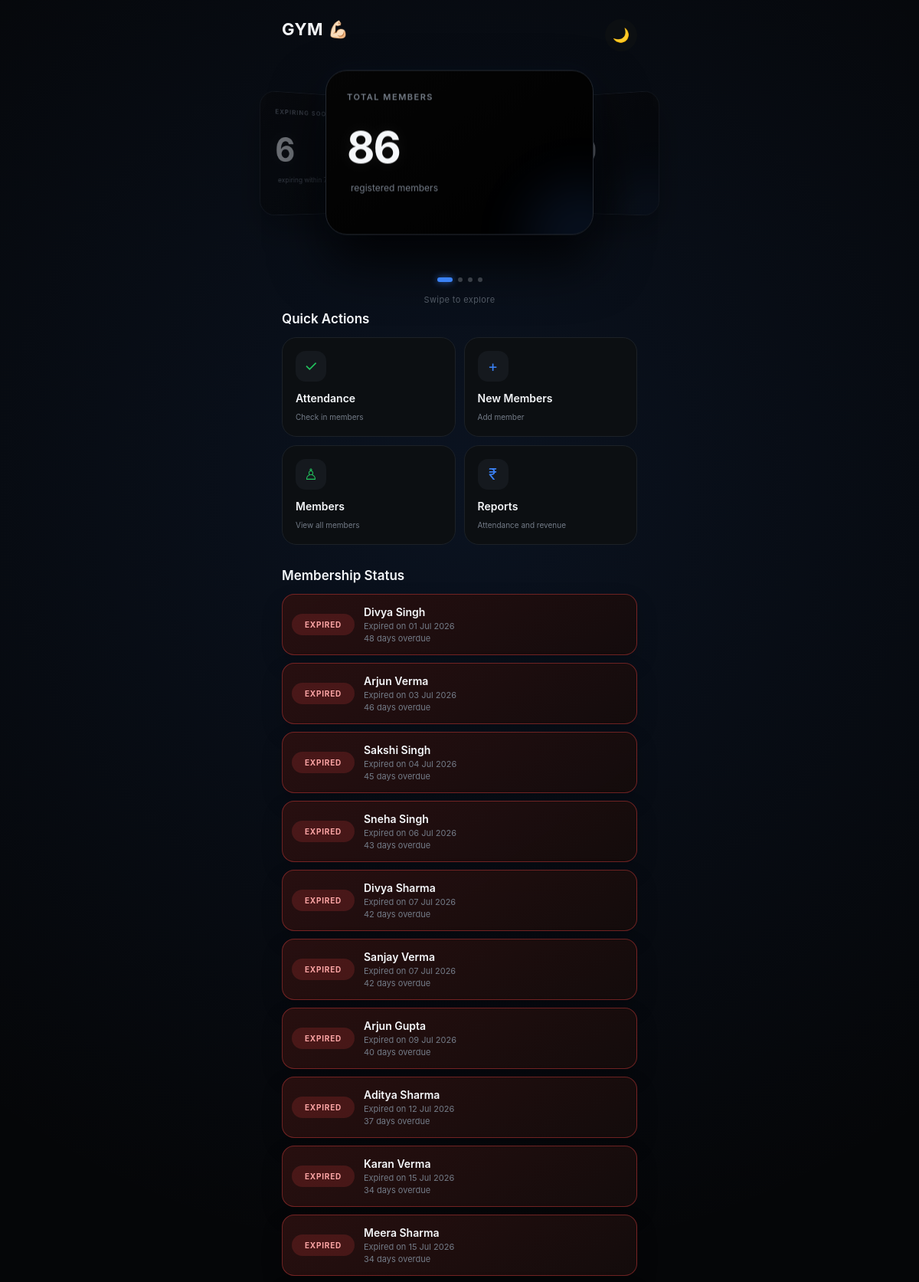
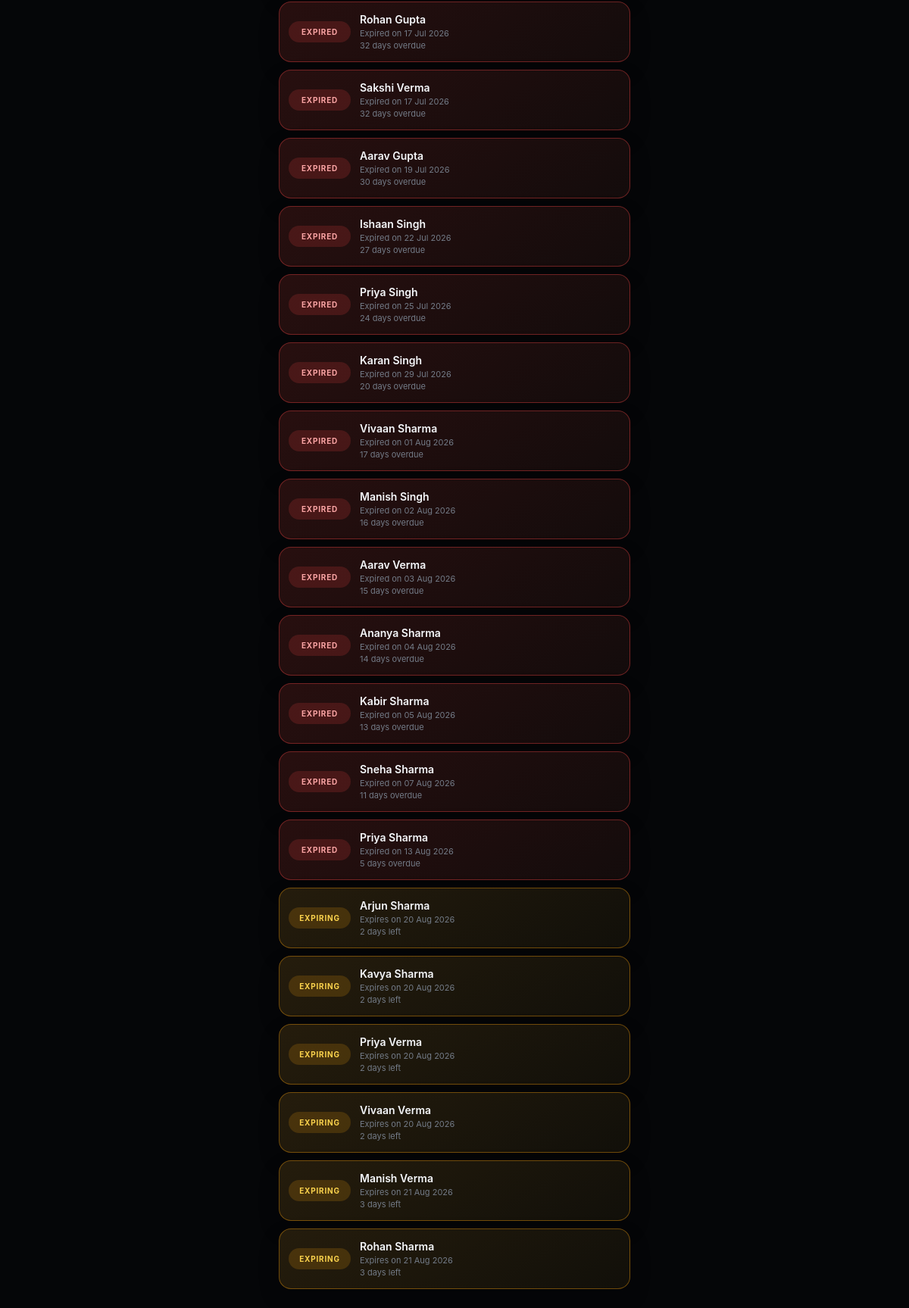
/ (signed in, upper part), run on the app's committed database (2 pictures, top to bottom).
### models.py (models this page shows, shortened)
class Member(db.Model):
    __tablename__ = "member"
    id = db.Column(db.Integer, primary_key=True)
    owner_id = db.Column(
        db.Integer,
        db.ForeignKey("gym_owner.id"),
        nullable=False,
        index=True
    )
    name = db.Column(db.String(100), nullable=False)
    address = db.Column(db.String(150), nullable=False)
    phone = db.Column(db.String(15), nullable=False)
    join_date = db.Column(db.Date, nullable=False)
    notes = db.Column(db.Text)
    membership_active = db.Column(db.Boolean, default=True, nullable=False)
    deactivated_on = db.Column(db.Date, nullable=True)
    current_plan_id = db.Column(
        db.Integer,
        db.ForeignKey("membership_plan.id")
    )
    current_plan = db.relationship("MembershipPlan", foreign_keys=[current_plan_id])
    membership_start = db.Column(db.Date)
    membership_expiry = db.Column(db.Date)
    memberships = db.relationship(
        "Membership",
        backref="member",
        lazy=True,
        cascade="all, delete-orphan"
    )
    attendance = db.relationship(
        "Attendance",
        backref="member",
        lazy=True,
        cascade="all, delete-orphan"
    )
    __table_args__ = (
        db.UniqueConstraint(
            "owner_id",
            "name",
            name="uq_owner_member_name"
        ),
    )

### routes/members.py (the view)
@members_bp.route("/")
def index():
    if current_user.is_authenticated:
        if current_user.username == config.admin["username"]:
            return redirect("/admin")
        elif date.today() > current_user.payment_due_date:
            logout_user()
            return redirect(url_for("members.plan_over"))
        today = date.today()
        month_start = today.replace(day=1)
        total_members = Member.query.filter_by(owner_id=current_user.id).count()
        monthly_revenue = db.session.query(func.sum(Membership.amount_paid)).join(Member).filter(
            Member.owner_id == current_user.id,
            Membership.payment_date >= month_start,
            Membership.payment_date <= today,
        ).scalar() or 0
        today_attendance = Attendance.query.join(Member).filter(
            Member.owner_id == current_user.id,
            Attendance.attendance_date == today,
        ).count()
        expired_members = Member.query.filter(
            Member.owner_id == current_user.id,
            Member.membership_expiry < today,
        ).order_by(Member.membership_expiry.asc(), Member.name.asc()).all()
        expiring_soon = Member.query.filter(
            Member.owner_id == current_user.id,
            Member.membership_active.is_(True),
            Member.membership_expiry >= today,
            Member.membership_expiry <= today + relativedelta(days=7),
        ).order_by(Member.membership_expiry.asc(), Member.name.asc()).all()
        return render_template(
            "home.html", active_page="home", total_members=total_members,
            monthly_revenue=monthly_revenue, today_attendance=today_attendance,
            expiring_soon=len(expiring_soon), expired_members=expired_members,
            expiring_members=expiring_soon, today=today,
        )
    return render_template("index.html")

### main.py (called while the page is built)
def create_app():
    app = Flask(__name__)
    app.secret_key = "ppp"
    app.config["SQLALCHEMY_DATABASE_URI"] = "sqlite:///gym.db"
    app.config["SQLALCHEMY_TRACK_MODIFICATIONS"] = False
    db.init_app(app)
    init_scheduler(app)
    login_manager = LoginManager()
    login_manager.init_app(app)
    login_manager.login_view = "auth.login"
    @login_manager.user_loader
    def load_user(user_id):
        return db.session.get(GymOwner, int(user_id))
    from routes.admin import admin_bp
    from routes.auth import auth_bp
    from routes.members import members_bp
    from routes.settings import settings_bp
    app.register_blueprint(auth_bp)
    app.register_blueprint(members_bp)
    app.register_blueprint(settings_bp)
    app.register_blueprint(admin_bp)
    return app

### templates/home.html (shortened to what this page needs)
{% extends "components/base.html" %}
{% block head%}
<link rel="stylesheet" href="{{ url_for('static', filename='css/home.css') }}">
{% endblock %}
{% block body %}
<header class="header">
  <h1>GYM 💪🏻</h1>
  <button id="themeBtn" onclick="toggleTheme()">🌙</button>
</header>
<section class="showcase" id="showcase">
  <div class="showcase-stage">
    <div class="stat-card active">
      <div class="stat-label">TOTAL MEMBERS</div>
      <div class="stat-number">{{total_members}}</div>
      <div class="stat-growth green">
        <span> registered members </span>
      </div>
    </div>
    <div class="stat-card">
      <div class="stat-label">MONTHLY REVENUE</div>
      <div class="stat-number">₹{{ monthly_revenue }}</div>
      <div class="stat-growth green">
        <span> payments this month </span>
      </div>
    </div>
    <div class="stat-card">
      <div class="stat-label">EXPIRING SOON</div>
      <div class="stat-number">{{ expiring_soon }}</div>
      <div class="stat-growth green">
        <span> expiring within 7 days </span>
      </div>
    </div>
  </div>
  <div class="showcase-dots">
    <span class="dot active"></span>
    <span class="dot"></span>
    <span class="dot"></span>
    <span class="dot"></span>
  </div>
  <p class="swipe-hint">Swipe to explore</p>
</section>
<section class="quick-section">
  <div class="section-title">
    <h2>Quick Actions</h2>
  </div>
  <div class="actions">
    <a href="attendance" class="action-card">
      <div class="icon green-icon">✓</div>
      <div>
        <span> Attendance </span>
        <small> Check in members </small>
      </div>
    </a>
    <a class="action-card" href="/add_member">
      <div class="icon blue-icon">+</div>
      <div>
        <span> New Members </span>
        <small> Add member </small>
      </div>
    </a>
    <a href="{{ url_for('members.members') }}" class="action-card">
      <div class="icon green-icon">♙</div>
      <div>
        <span> Members </span>
        <small> View all members </small>
      </div>
    </a>
    <a href="{{ url_for('members.reports') }}" class="action-card">
      <div class="icon blue-icon">₹</div>
      <div>
        <span> Reports </span>
        <small> Attendance and revenue </small>
      </div>
    </a>
  </div>
</section>
<section class="status-section">
  <div class="section-title">
    <h2>Membership Status</h2>
  </div>
  {% if expired_members or expiring_members %}
  <div class="status-list">
    {% for member in expired_members %}
    {% if member.membership_active %}
    <div class="status-item expired">
      <div class="status-badge expired">Expired</div>
      <a class="status-body" href="{{url_for('members.member_details',member_id=member.id)}}">
        <strong>{{ member.name }}</strong>
        <small>Expired on {{ member.membership_expiry.strftime('%d %b %Y') if member.membership_expiry else '—' }}</small>
        <p>{{ (today - member.membership_expiry).days }} day{% if (today - member.membership_expiry).days != 1 %}s{% endif %} overdue</p>
      </a>
    </div>
    {% endif %}
    {% endfor %}
    {% for member in expiring_members %}
    {% if member.membership_active %}
    <div class="status-item warning">
      <div class="status-badge warning">Expiring</div>
      <a class="status-body" href="{{url_for('members.member_details',member_id=member.id)}}">
        <strong>{{ member.name }}</strong>
        <small>Expires on {{ member.membership_expiry.strftime('%d %b %Y') if member.membership_expiry else '—' }}</small>
        <p>{{ (member.membership_expiry - today).days }} day{% if (member.membership_expiry - today).days != 1 %}s{% endif %} left</p>
      </a>
    </div>
    {% endif %}
    {% endfor %}
  </div>
  {% endif %}
</section>
{% endblock %}

### templates/components/base.html (shortened to what this page needs)
<!doctype html>
<html lang="en">
<head>
  <link rel="stylesheet" href="{{ url_for('static', filename='css/navbar.css') }}">
  <link rel="stylesheet" href="{{ url_for('static', filename='css/base.css') }}">
  {% block head %}{% endblock %}
</head>
<body>
  <div class="app">
    {% block body %}{% endblock %}
  </div>
</body>
</html>

### static/css/base.css (style rules this page uses)
* { margin: 0; padding: 0; box-sizing: border-box; -webkit-tap-highlight-color: transparent; }
:root { --bg: #050608; --white: #f5f7fa; --muted: #737b87; --blue: #3b82f6; --green: #22c55e; --border: #20242b; --card: #0c0f12; --card2: #050505; --card3: #000000; --activity: #11151a; --navbg: rgba(5, 6, 8, 0.94); --iconbg: #15191e; --line: #1c2127; --cardborder: #242931; }
html { background: var(--bg); }
body { background: radial-gradient(circle at 50% 18%, rgba(59, 130, 246, 0.1), transparent 35%), var(--bg); color: var(--white); transition: background 0.35s, color 0.35s; font-family: -apple-system, BlinkMacSystemFont, "Segoe UI", Roboto, Arial, sans-serif; min-height: 100vh; overflow-x: hidden; }
.app { width: 100%; max-width: 500px; margin: auto; padding: 25px 18px 110px; }

### data on the page
Member: name "Divya Singh", membership_expiry "01 Jul 2026", (today-member.membership_expiry).days "48"
Member: name "Arjun Verma", membership_expiry "03 Jul 2026", (today-member.membership_expiry).days "46"
Member: name "Sakshi Singh", membership_expiry "04 Jul 2026", (today-member.membership_expiry).days "45"
Member: name "Sneha Singh", membership_expiry "06 Jul 2026", (today-member.membership_expiry).days "43"
Member: name "Divya Sharma", membership_expiry "07 Jul 2026", (today-member.membership_expiry).days "42"
Member: name "Sanjay Verma", membership_expiry "07 Jul 2026", (today-member.membership_expiry).days "42"
Member: name "Arjun Gupta", membership_expiry "09 Jul 2026", (today-member.membership_expiry).days "40"
Member: name "Aditya Sharma", membership_expiry "12 Jul 2026", (today-member.membership_expiry).days "37"
Member: name "Karan Verma", membership_expiry "15 Jul 2026", (today-member.membership_expiry).days "34"
Member: name "Meera Sharma", membership_expiry "15 Jul 2026", (today-member.membership_expiry).days "34"
Member: name "Rohan Gupta", membership_expiry "17 Jul 2026", (today-member.membership_expiry).days "32"
Member: name "Sakshi Verma", membership_expiry "17 Jul 2026", (today-member.membership_expiry).days "32"
Member: name "Aarav Gupta", membership_expiry "19 Jul 2026", (today-member.membership_expiry).days "30"
Member: name "Ishaan Singh", membership_expiry "22 Jul 2026", (today-member.membership_expiry).days "27"
Member: name "Priya Singh", membership_expiry "25 Jul 2026", (today-member.membership_expiry).days "24"
Member: name "Karan Singh", membership_expiry "29 Jul 2026", (today-member.membership_expiry).days "20"
Member: name "Vivaan Sharma", membership_expiry "01 Aug 2026", (today-member.membership_expiry).days "17"
Member: name "Manish Singh", membership_expiry "02 Aug 2026", (today-member.membership_expiry).days "16"
Member: name "Aarav Verma", membership_expiry "03 Aug 2026", (today-member.membership_expiry).days "15"
Member: name "Ananya Sharma", membership_expiry "04 Aug 2026", (today-member.membership_expiry).days "14"
Member: name "Kabir Sharma", membership_expiry "05 Aug 2026", (today-member.membership_expiry).days "13"
Member: name "Sneha Sharma", membership_expiry "07 Aug 2026", (today-member.membership_expiry).days "11"
Member: name "Priya Sharma", membership_expiry "13 Aug 2026", (today-member.membership_expiry).days "5"
Member: name "Arjun Sharma", membership_expiry "20 Aug 2026", (member.membership_expiry-today).days "2"
Member: name "Kavya Sharma", membership_expiry "20 Aug 2026", (member.membership_expiry-today).days "2"
Member: name "Priya Verma", membership_expiry "20 Aug 2026", (member.membership_expiry-today).days "2"
Member: name "Vivaan Verma", membership_expiry "20 Aug 2026", (member.membership_expiry-today).days "2"
Member: name "Manish Verma", membership_expiry "21 Aug 2026", (member.membership_expiry-today).days "3"
Member: name "Rohan Sharma", membership_expiry "21 Aug 2026", (member.membership_expiry-today).days "3"

### other printed values
{{ total_members }} "86"
{{ monthly_revenue }} "92900"
{{ expiring_soon }} "6"
